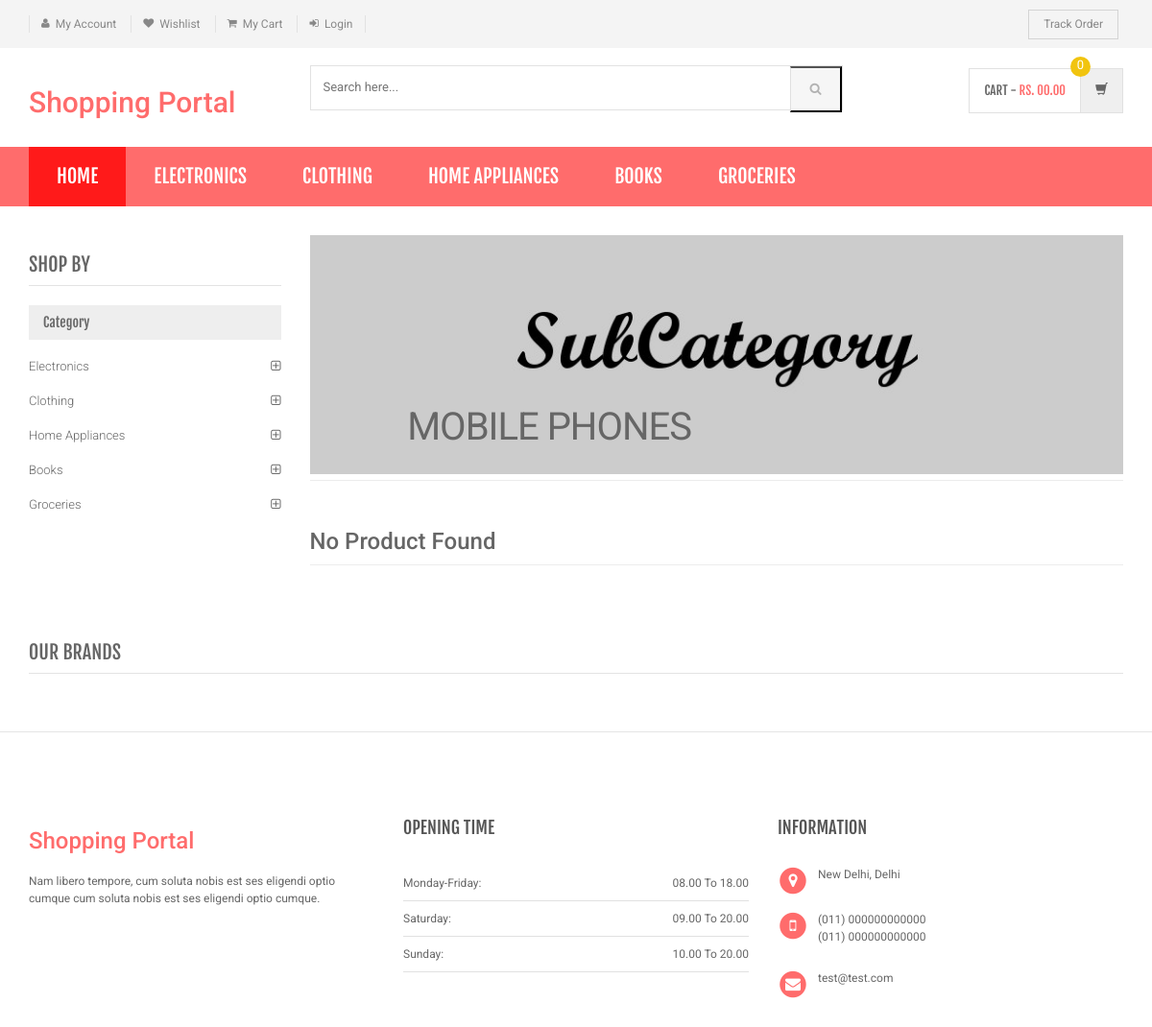
Screenshot of /shopping/sub-category.php?scid=1 with the database file from the repository.
### tables this page shows
CREATE TABLE category (
  id int(11) NOT NULL AUTO_INCREMENT,
  categoryName varchar(255) DEFAULT NULL,
  categoryDescription longtext DEFAULT NULL,
  creationDate timestamp NOT NULL DEFAULT current_timestamp(),
  updationDate varchar(255) DEFAULT NULL,
  PRIMARY KEY (id)
);

CREATE TABLE subcategory (
  id int(11) NOT NULL AUTO_INCREMENT,
  categoryid int(11) DEFAULT NULL,
  subcategory varchar(255) DEFAULT NULL,
  creationDate timestamp NULL DEFAULT current_timestamp(),
  updationDate varchar(255) DEFAULT NULL,
  PRIMARY KEY (id),
  FOREIGN KEY (categoryid) REFERENCES category(id)
);

### shopping/sub-category.php (the view, shortened to what this page needs)
<?php
include('includes/config.php');
$cid=intval($_GET['scid']);
?>
<!DOCTYPE html>
<html lang="en">
	<head>
	    <link rel="stylesheet" href="assets/css/bootstrap.min.css">
	    <link rel="stylesheet" href="assets/css/main.css">
	    <link rel="stylesheet" href="assets/css/red.css">
	    <link rel="stylesheet" href="assets/css/owl.carousel.css">
		<link rel="stylesheet" href="assets/css/owl.transitions.css">
		<link href="assets/css/lightbox.css" rel="stylesheet">
		<link rel="stylesheet" href="assets/css/animate.min.css">
		<link rel="stylesheet" href="assets/css/rateit.css">
		<link rel="stylesheet" href="assets/css/bootstrap-select.min.css">
		<link rel="stylesheet" href="assets/css/config.css">
		<link href="assets/css/green.css" rel="alternate stylesheet" title="Green color">
		<link href="assets/css/blue.css" rel="alternate stylesheet" title="Blue color">
		<link href="assets/css/red.css" rel="alternate stylesheet" title="Red color">
		<link href="assets/css/orange.css" rel="alternate stylesheet" title="Orange color">
		<link href="assets/css/dark-green.css" rel="alternate stylesheet" title="Darkgreen color">
		<link rel="stylesheet" href="assets/css/font-awesome.min.css">
	</head>
    <body class="cnt-home">
<header class="header-style-1">
<?php include('includes/top-header.php');?>
<?php include('includes/main-header.php');?>
<?php include('includes/menu-bar.php');?>
</header>
<div class="body-content outer-top-xs">
	<div class='container'>
		<div class='row outer-bottom-sm'>
			<div class='col-md-3 sidebar'>
	            <div class="sidebar-module-container">
	            	<h3 class="section-title">shop by</h3>
	            	<div class="sidebar-filter">
<div class="sidebar-widget wow fadeInUp outer-bottom-xs ">
	<div class="widget-header m-t-20">
		<h4 class="widget-title">Category</h4>
	</div>
	<div class="sidebar-widget-body m-t-10">
	         <?php $sql=mysqli_query($con,"select id,categoryName  from category");
while($row=mysqli_fetch_array($sql))
{
    ?>
		<div class="accordion">
	    	<div class="accordion-group">
	            <div class="accordion-heading">
	                <a href="category.php?cid=<?php echo $row['id'];?>"  class="accordion-toggle collapsed">
	                   <?php echo $row['categoryName'];?>
	                </a>
	            </div>
	        </div>
	    </div>
	    <?php } ?>
	</div>
</div>
	            	</div>
	            </div>
            </div>
			<div class='col-md-9'>
	<div id="category" class="category-carousel hidden-xs">
		<div class="item">
			<div class="image">
				<img src="assets/images/banners/cat-banner-2.jpg" alt="" class="img-responsive">
			</div>
			<div class="container-fluid">
				<div class="caption vertical-top text-left">
					<div class="big-text">
						<br />
					</div>
					       <?php $sql=mysqli_query($con,"select subcategory  from subcategory where id='$cid'");
while($row=mysqli_fetch_array($sql))
{
    ?>
					<div class="excerpt hidden-sm hidden-md">
						<?php echo htmlentities($row['subcategory']);?>
					</div>
			<?php } ?>
				</div>
			</div>
		</div>
</div>
				<div class="search-result-container">
					<div id="myTabContent" class="tab-content">
						<div class="tab-pane active " id="grid-container">
							<div class="category-product  inner-top-vs">
								<div class="row">
			<?php
$ret=mysqli_query($con,"select * from products where subCategory='$cid'");
$num=mysqli_num_rows($ret);
if($num>0)
{
while ($row=mysqli_fetch_array($ret))
{?>
		<div class="col-sm-6 col-md-4 wow fadeInUp">
			<div class="products">
	<div class="product">
		<div class="product-image">
			<div class="image">
				<a href="product-details.php?pid=<?php echo htmlentities($row['id']);?>"><img  src="assets/images/blank.gif" data-echo="admin/productimages/<?php echo htmlentities($row['id']);?>/<?php echo htmlentities($row['productImage1']);?>" alt="" width="200" height="300"></a>
			</div>
		</div>
		<div class="product-info text-left">
			<h3 class="name"><a href="product-details.php?pid=<?php echo htmlentities($row['id']);?>"><?php echo htmlentities($row['productName']);?></a></h3>
			<div class="rating rateit-small"></div>
			<div class="description"></div>
			<div class="product-price">
				<span class="price">
					Rs. <?php echo htmlentities($row['productPrice']);?>			</span>
										     <span class="price-before-discount">Rs. <?php echo htmlentities($row['productPriceBeforeDiscount']);?></span>
			</div>
		</div>
					<div class="cart clearfix animate-effect">
				<div class="action">
					<ul class="list-unstyled">
						<li class="add-cart-button btn-group">
						<?php if($row['productAvailability']=='In Stock'){?>
										<button class="btn btn-primary icon" data-toggle="dropdown" type="button">
								<i class="fa fa-shopping-cart"></i>
							</button>
							<a href="category.php?page=product&action=add&id=<?php echo $row['id']; ?>">
							<button class="btn btn-primary" type="button">Add to cart</button></a>
								<?php } else {?>
							<div class="action" style="color:red">Out of Stock</div>
					<?php } ?>
						</li>
		                <li class="lnk wishlist">
							<a class="add-to-cart" href="category.php?pid=<?php echo htmlentities($row['id'])?>&&action=wishlist" title="Wishlist">
								 <i class="icon fa fa-heart"></i>
							</a>
						</li>
					</ul>
				</div>
			</div>
			</div>
			</div>
		</div>
	  <?php } } else {?>
		<div class="col-sm-6 col-md-4 wow fadeInUp"> <h3>No Product Found</h3>
		</div>
<?php } ?>
										</div>
							</div>
						</div>
				</div>
			</div>
		</div></div>
		<?php include('includes/brands-slider.php');?>
</div>
</div>
<?php include('includes/footer.php');?>
</body>
</html>

### shopping/includes/menu-bar.php (shortened to what this page needs)
<div class="header-nav animate-dropdown">
    <div class="container">
        <div class="yamm navbar navbar-default" role="navigation">
            <div class="nav-bg-class">
                <div class="navbar-collapse collapse" id="mc-horizontal-menu-collapse">
	<div class="nav-outer">
		<ul class="nav navbar-nav">
			<li class="active dropdown yamm-fw">
				<a href="index.php" data-hover="dropdown" class="dropdown-toggle">Home</a>
			</li>
              <?php $sql=mysqli_query($con,"select id,categoryName  from category limit 6");
while($row=mysqli_fetch_array($sql))
{
    ?>
			<li class="dropdown yamm">
				<a href="category.php?cid=<?php echo $row['id'];?>"> <?php echo $row['categoryName'];?></a>
			</li>
			<?php } ?>
		</ul>
		<div class="clearfix"></div>
	</div>
</div>
            </div>
        </div>
    </div>
</div>

### shopping/assets/css/red.css (style rules this page uses)
a { color: #ff6c6c; }
.header-style-1 .header-nav { background: #ff6c6c; }
.cnt-home .header-style-1 .header-nav .navbar .navbar-nav > li.active { background: #ff1a1a; }
.sidebar .sidebar-module-container .sidebar-widget .sidebar-widget-body .accordion .accordion-group .accordion-heading .accordion-toggle, .sidebar .sidebar-module-container .sidebar-widget .sidebar-widget-body .accordion .accordion-group .accordion-heading .accordion-toggle:hover, .sidebar .sidebar-module-container .sidebar-widget .sidebar-widget-body .accordion .accordion-group .accordion-heading .accordion-toggle:focus, .sidebar .sidebar-module-container .sidebar-widget .sidebar-widget-body .accordion .accordion-group .accordion-heading .accordion-toggle:after { color: #ff6c6c; }

### shopping/assets/css/lightbox.css (style rules this page uses)
body:after { content: url(../images/close.png) url(../images/loading.gif) url(../images/prev.png) url(../images/next.png); display: none; }

### shopping/assets/css/green.css (style rules this page uses)
a { color: #abd07e; }
.header-style-1 .header-nav { background: #abd07e; }
.cnt-home .header-style-1 .header-nav .navbar .navbar-nav > li.active { background: #84b943; }
.sidebar .sidebar-module-container .sidebar-widget .sidebar-widget-body .accordion .accordion-group .accordion-heading .accordion-toggle, .sidebar .sidebar-module-container .sidebar-widget .sidebar-widget-body .accordion .accordion-group .accordion-heading .accordion-toggle:hover, .sidebar .sidebar-module-container .sidebar-widget .sidebar-widget-body .accordion .accordion-group .accordion-heading .accordion-toggle:focus, .sidebar .sidebar-module-container .sidebar-widget .sidebar-widget-body .accordion .accordion-group .accordion-heading .accordion-toggle:after { color: #abd07e; }

### shopping/assets/css/blue.css (style rules this page uses)
a { color: #3498db; }
.header-style-1 .header-nav { background: #3498db; }
.cnt-home .header-style-1 .header-nav .navbar .navbar-nav > li.active { background: #1d6ca1; }
.sidebar .sidebar-module-container .sidebar-widget .sidebar-widget-body .accordion .accordion-group .accordion-heading .accordion-toggle, .sidebar .sidebar-module-container .sidebar-widget .sidebar-widget-body .accordion .accordion-group .accordion-heading .accordion-toggle:hover, .sidebar .sidebar-module-container .sidebar-widget .sidebar-widget-body .accordion .accordion-group .accordion-heading .accordion-toggle:focus, .sidebar .sidebar-module-container .sidebar-widget .sidebar-widget-body .accordion .accordion-group .accordion-heading .accordion-toggle:after { color: #3498db; }

### shopping/assets/css/orange.css (style rules this page uses)
a { color: #f39c12; }
.header-style-1 .header-nav { background: #f39c12; }
.cnt-home .header-style-1 .header-nav .navbar .navbar-nav > li.active { background: #ab6c09; }
.sidebar .sidebar-module-container .sidebar-widget .sidebar-widget-body .accordion .accordion-group .accordion-heading .accordion-toggle, .sidebar .sidebar-module-container .sidebar-widget .sidebar-widget-body .accordion .accordion-group .accordion-heading .accordion-toggle:hover, .sidebar .sidebar-module-container .sidebar-widget .sidebar-widget-body .accordion .accordion-group .accordion-heading .accordion-toggle:focus, .sidebar .sidebar-module-container .sidebar-widget .sidebar-widget-body .accordion .accordion-group .accordion-heading .accordion-toggle:after { color: #f39c12; }

### shopping/assets/css/dark-green.css (style rules this page uses)
a { color: #12cca7; }
.header-style-1 .header-nav { background: #12cca7; }
.cnt-home .header-style-1 .header-nav .navbar .navbar-nav > li.active { background: #0b816a; }
.sidebar .sidebar-module-container .sidebar-widget .sidebar-widget-body .accordion .accordion-group .accordion-heading .accordion-toggle, .sidebar .sidebar-module-container .sidebar-widget .sidebar-widget-body .accordion .accordion-group .accordion-heading .accordion-toggle:hover, .sidebar .sidebar-module-container .sidebar-widget .sidebar-widget-body .accordion .accordion-group .accordion-heading .accordion-toggle:focus, .sidebar .sidebar-module-container .sidebar-widget .sidebar-widget-body .accordion .accordion-group .accordion-heading .accordion-toggle:after { color: #12cca7; }

### rows the page displays
category: categoryName "ELECTRONICS", categoryName "Electronics"
category: categoryName "CLOTHING", categoryName "Clothing"
category: categoryName "HOME APPLIANCES", categoryName "Home Appliances"
category: categoryName "BOOKS", categoryName "Books"
category: categoryName "GROCERIES", categoryName "Groceries"
subcategory: subcategory "MOBILE PHONES"
